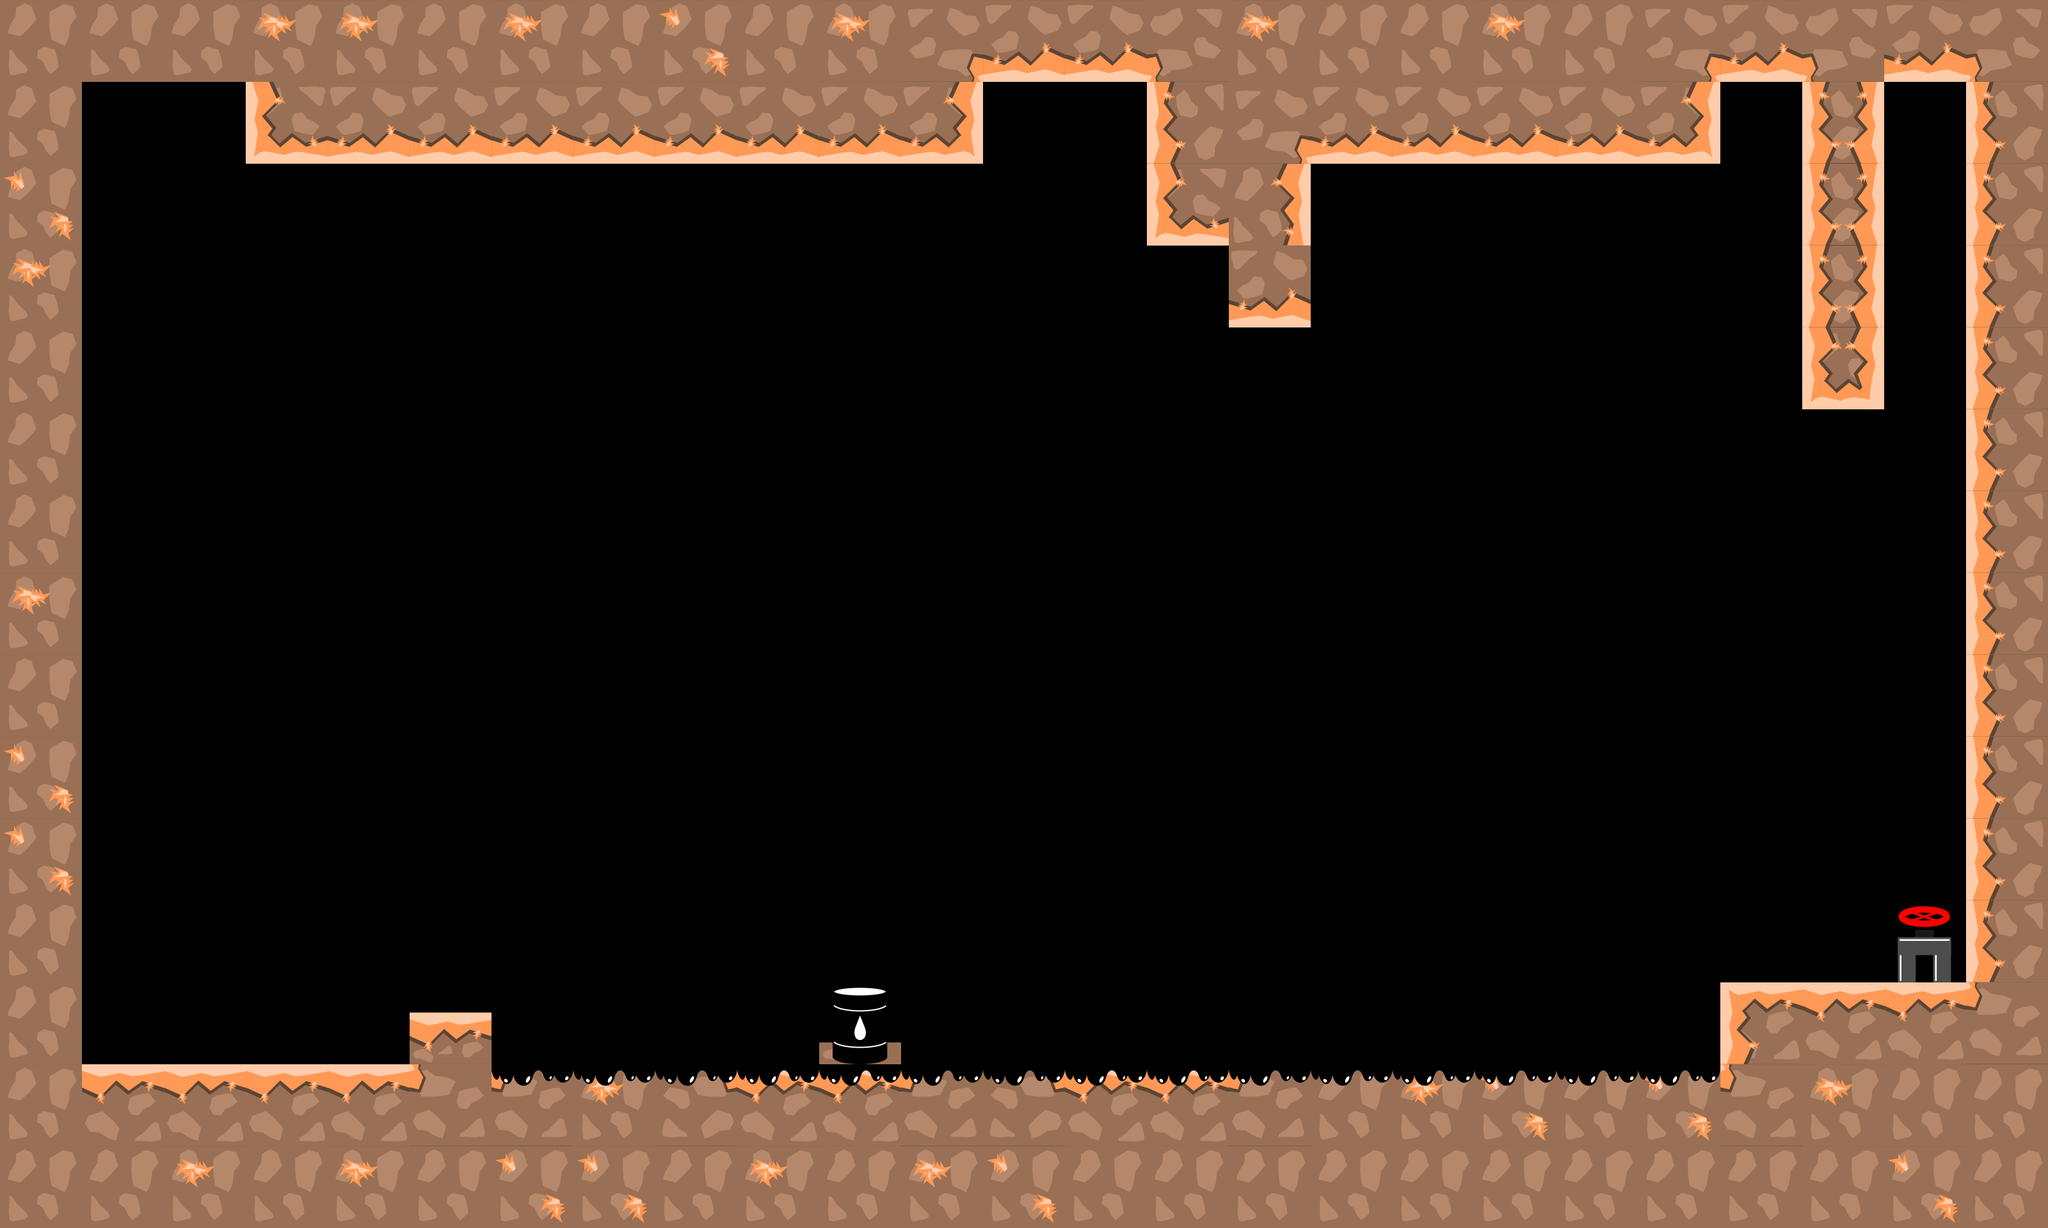

A level layout from a 2D game, rendered from its tile map. Below: a short description, then the map file with tile-grid data replaced by summaries:
An orthogonal 25x15 tile map with 128x128 px tiles, 2 tile layers (graphics, oleo), 6 tilesets and 18 objects.

<map version="1.0" tiledversion="1.1.1" orientation="orthogonal" renderorder="right-down" width="25" height="15" tilewidth="128" tileheight="128" infinite="0" nextobjectid="85">
 <tileset firstgid="1" source="tiles_128x128.tsx" />
 <tileset firstgid="37" source="tiles_128x128_green.tsx" />
 <tileset firstgid="73" source="tiles_128x128_purple.tsx" />
 <tileset firstgid="109" source="tiles_128x128_orange.tsx" />
 <tileset firstgid="145" source="tiles_128x128_vines.tsx" />
 <tileset firstgid="157" source="tiles_oil_128x128.tsx" />
 <layer name="graphics" width="25" height="15">
  <data>[375 cells, 127 non-empty, 18 distinct tile ids]</data>
 </layer>
 <layer name="oleo" width="25" height="15">
  <data>[375 cells, 16 non-empty, 2 distinct tile ids]</data>
 </layer>
 <objectgroup name="info" />
 <objectgroup name="blocks">
  <object id="1" x="8" y="1663.88" width="3196" height="248.122" />
  <object id="2" x="3072" y="4" width="112" height="1696" />
  <object id="3" x="64" y="52" width="64" height="1684" />
  <object id="4" x="8" y="4" width="3172" height="120" />
  <object id="81" x="2688" y="1536" width="384" height="128" />
  <object id="82" x="640" y="1583" width="128" height="81" />
 </objectgroup>
 <objectgroup name="damage">
  <object id="83" x="772" y="1650.67" width="1910.67" height="42.6667" />
  <object id="84" x="1318.67" y="1540" width="46.6667" height="88" />
 </objectgroup>
 <objectgroup name="slope" />
 <objectgroup name="passBlock" />
 <objectgroup name="flowers">
  <object id="24" x="1522.54" y="1268.49" width="69.697" height="69.697">
   <ellipse />
  </object>
  <object id="26" x="1983.04" y="1248.12" width="69.697" height="69.697">
   <ellipse />
  </object>
  <object id="27" x="2432.36" y="1241.09" width="69.697" height="69.697">
   <ellipse />
  </object>
  <object id="28" x="2772.73" y="1220.48" width="69.697" height="69.697">
   <ellipse />
  </object>
  <object id="29" x="936.002" y="1270.19" width="69.697" height="69.697">
   <ellipse />
  </object>
 </objectgroup>
 <objectgroup name="end">
  <object id="44" x="2999.71" y="1474.09">
   <ellipse />
  </object>
 </objectgroup>
 <objectgroup name="pushBlocks">
  <object id="77" x="1008" y="676" width="128" height="128" />
  <object id="78" x="1460" y="332" width="128" height="128" />
  <object id="79" x="1832" y="576" width="128" height="128" />
  <object id="80" x="2232" y="844" width="128" height="128" />
 </objectgroup>
</map>
